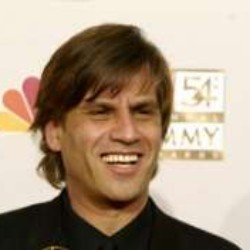
#> input picture bin/training-data/Aaron_Sorkin/Aaron_Sorkin_0001.jpg, 250 x 250 px
$ jupyter execute --allow-errors 'Aman Code.ipynb'   (shell and % lines are left out)   (older library calls are emulated)   (text cells are left out)
#> lines starting #> are read from the running program, lines starting #| are printed output that depends on the picture
[cell 1]
import sys
sys.version

# !python3 -c "import tensorflow as tf; print(tf.__version__)"
# !pip3 install opencv-python
# !pip3 install sklearn
# !pip3 install keras

# !python3 -m pip install Pillow
# from keras.preprocessing import image
# from PIL import Image
# from IPython.display import display, Image

# from IPython.display import display
# from PIL import Image as image

[cell 2]
## Loading Libraries
import warnings
warnings.simplefilter(action="ignore", category=FutureWarning)
from keras.applications.vgg16 import VGG16, preprocess_input
from keras.applications.vgg19 import VGG19, preprocess_input
from keras.applications.xception import Xception, preprocess_input
from keras.applications.resnet50 import ResNet50, preprocess_input
from keras.applications.inception_resnet_v2 import InceptionResNetV2, preprocess_input
from keras.applications.mobilenet import MobileNet, preprocess_input
from keras.applications.inception_v3 import InceptionV3, preprocess_input
from keras.preprocessing import image
from keras.models import Model
from keras.models import model_from_json
from keras.layers import Dense, Activation, Flatten
from keras.layers import Input
from sklearn.preprocessing import LabelEncoder
import numpy as np
import glob
import cv2
import h5py
import os
import json
import datetime
import time

[cell 3]
img_width, img_height = 224, 224
#> (the rest of this cell did not finish here and is left out)

[cell 4]
from keras.applications.resnet50 import decode_predictions
# print(decode_predictions(result))
#> (the rest of this cell did not finish here and is left out)

#> (a cell that did not finish here is left out)

#> (a cell that did not finish here is left out)

[cell 7]
from keras.preprocessing.image import ImageDataGenerator
#> (the rest of this cell did not finish here and is left out)

#> (a cell that did not finish here is left out)

[cell 9]
'''
custom_vgg_model.fit_generator(generator, steps_per_epoch=None, epochs=1, verbose=1, callbacks=None,
validation_data=None, validation_steps=None, class_weight=None, max_queue_size=10, workers=1,
use_multiprocessing=False, shuffle=True, initial_epoch=0)
'''
#> (the rest of this cell did not finish here and is left out)

#> (a cell that did not finish here is left out)

[cell 11]
'''
Based On Static image based Detection
'''

#https://askubuntu.com/questions/824834/how-to-install-dlib-for-python3-in-ubuntu-14-04
# !pip3 install dlib

# import required packages
import cv2
import dlib
import argparse
import time
# [10 lines of commented-out code are left out]

image_path = 'training-data/Aaron_Sorkin/Aaron_Sorkin_0001.jpg'
weight_path = 'mmod_human_face_detector.dat'


#### Initialization

# load input image
# image = cv2.imread(args.image)
image = cv2.imread(image_path)
#> image is the input picture: shape (250, 250, 3); mean B, G, R 130.4, 151, 170

if image is None:
    print("Could not read input image")
    exit()

# initialize hog + svm based face detector
#> (the rest of this cell did not finish here and is left out)

[cell 12]
# Face RecognitionPlus

import cv2

face_cascade = cv2.CascadeClassifier('HaarCascade/haarcascade_frontalface_default.xml') # We load the cascade for the face.
eye_cascade = cv2.CascadeClassifier('HaarCascade/haarcascade_eye.xml')
glass_cascade = cv2.CascadeClassifier('HaarCascade/haarcascade_eye_tree_eyeglasses.xml')
fullbody_cascade = cv2.CascadeClassifier('HaarCascade/haarcascade_fullbody.xml')
upperbody_cascade = cv2.CascadeClassifier('HaarCascade/haarcascade_upperbody.xml')
lowerbody_cascade = cv2.CascadeClassifier('HaarCascade/haarcascade_lowerbody.xml')
smile_cascade = cv2.CascadeClassifier('HaarCascade/haarcascade_smile.xml')
hand_cascade = cv2.CascadeClassifier('HaarCascade/hand.xml')
fist_cascade = cv2.CascadeClassifier('HaarCascade/fist.xml')
hand1_cascade = cv2.CascadeClassifier('HaarCascade/Hand.Cascade.1.xml')
palm_cascade = cv2.CascadeClassifier('HaarCascade/palm.xml')


def detect(gray, frame):
    faces = face_cascade.detectMultiScale(gray, scaleFactor=1.3, minNeighbors= 5)
    '''
    minSize=(30, 30),
    #flags=cv2.cv.CV_HAAR_SCALE_IMAGE
    '''

    for (x, y, w, h) in faces:
        font = cv2.FONT_HERSHEY_SIMPLEX
        cv2.putText(frame, 'This Face!', (x, y), font, 0.8, (255, 0, 0), 2, cv2.LINE_AA)
        cv2.rectangle(frame, (x, y), (x+w, y+h), (255, 0, 0), 2)
        roi_gray = gray[y:y+h, x:x+w]
        roi_color = frame[y:y+h, x:x+w]
        eyes = eye_cascade.detectMultiScale(roi_gray, 1.2, 4)
        for (ex, ey, ew, eh) in eyes:
            cv2.putText(frame, 'eye!', (x+ex, y+ey), font, 0.5, (0, 255, 0), 1, cv2.LINE_AA)
#             cv2.rectangle(roi_color,(ex, ey),(ex+ew, ey+eh), (0, 255, 0), 2)
            cv2.circle(roi_color,(int(ex + ew/2), int(ey+eh/2)), int(ew/2), (0, 255, 0), 2)
#         glass = glass_cascade.detectMultiScale(roi_gray, 1.2, 3)
#         for (ex, ey, ew, eh) in glass:
#             cv2.rectangle(roi_color,(ex, ey),(ex+ew, ey+eh), (0, 255, 0), 1.5)
        smile = smile_cascade.detectMultiScale(roi_gray, 1.2, 25)
        for (sx, sy, sw, sh) in smile:
            cv2.putText(frame, 'lips!', (x+sx, y+sy), font, 0.5, (0, 0, 255), 1, cv2.LINE_AA)
#             cv2.rectangle(roi_color,(ex, ey),(ex+ew, ey+eh), (0, 0, 255), 1)
#             cv2.circle(roi_color,(int(sx + sw/2), int(sy+sh/2)), int(sw/2), (0, 0, 255), 1)
            cv2.ellipse(roi_color,(int(sx + sw/2), int(sy+sh/2)),(int(sw/2),int(sh/2)), 0, 0, 360, (0, 0, 255), 1)
# [14 lines of commented-out code are left out]

    return frame # We return the image with the detector rectangles.

video_capture = cv2.VideoCapture(0) # We turn the webcam on.

while True: # We repeat infinitely (until break):
    _, frame = video_capture.read() # We get the last frame.
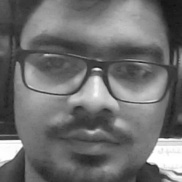
#> input picture bin/dataset/User.1.1.jpg, 182 x 182 px, given in place of the camera
#> frame is the input picture: shape (182, 182, 3); min 17, max 255, mean 110.8
#     print(frame)
    frame = cv2.flip(frame,1)
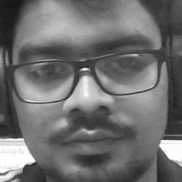
#> frame: shape (182, 182, 3); min 17, max 255, mean 110.8
    gray = cv2.cvtColor(frame, cv2.COLOR_BGR2GRAY) # We do some colour transformations.
    canvas = detect(gray, frame) # We get the output of our detect function.
#> in detect, `faces = face_cascade.detectMultiScale(gray, scaleFactor=1.3, minNeighb..`: faces = ()
    cv2.imshow('Video', canvas) # We display the outputs.
    if cv2.waitKey(1) & 0xFF == ord('q'): # If we type on the keyboard:
#> (key q is pressed here)
#> `frame = cv2.resize(frame, dsize=None, fx=0.5, fy=0.5)`:
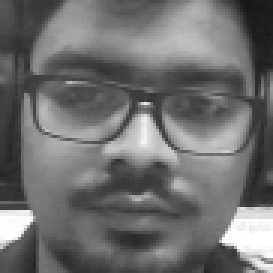
#> frame: shape (91, 91, 3) (shown 3 times larger); min 20, max 255, mean 110.9
#> `frame = cv2.flip(frame, 1)`:
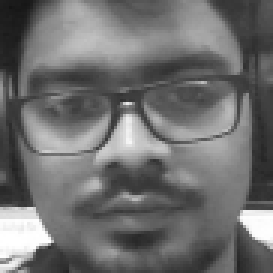
#> frame: shape (91, 91, 3) (shown 3 times larger); min 20, max 255, mean 110.9
        break # We stop the loop.

video_capture.release() # We turn the webcam off.
cv2.destroyAllWindows() # We destroy all the windows inside which the images were displayed.

[cell 13]
'''
Based On Real image based Face Detection
'''

import cv2, time, numpy as np
import dlib

weight_path = 'mmod_human_face_detector.dat'

face_cascade = cv2.CascadeClassifier('HaarCascade/haarcascade_frontalface_default.xml') # We load the cascade for the face.
eye_cascade = cv2.CascadeClassifier('HaarCascade/haarcascade_eye.xml')
glass_cascade = cv2.CascadeClassifier('HaarCascade/haarcascade_eye_tree_eyeglasses.xml')
fullbody_cascade = cv2.CascadeClassifier('HaarCascade/haarcascade_fullbody.xml')
upperbody_cascade = cv2.CascadeClassifier('HaarCascade/haarcascade_upperbody.xml')
lowerbody_cascade = cv2.CascadeClassifier('HaarCascade/haarcascade_lowerbody.xml')
smile_cascade = cv2.CascadeClassifier('HaarCascade/haarcascade_smile.xml')
hand_cascade = cv2.CascadeClassifier('HaarCascade/hand.xml')
fist_cascade = cv2.CascadeClassifier('HaarCascade/fist.xml')
hand1_cascade = cv2.CascadeClassifier('HaarCascade/Hand.Cascade.1.xml')
palm_cascade = cv2.CascadeClassifier('HaarCascade/palm.xml')


# [55 lines left out: function detect_Haar, not called in this run]


def detect_HOG(gray, frame, SaveFace = False):
    faceimageshape = (280, 320)
    DetectedFace = np.zeros((faceimageshape[1], faceimageshape[0]), np.uint8)
    start = time.time()
    # initialize hog + svm based face detector
    hog_face_detector = dlib.get_frontal_face_detector()
    faces = hog_face_detector(gray, 1)
    end = time.time()
    for face in faces:
        x = face.left()
        y = face.top()
        w = face.right() - x
        h = face.bottom() - y
        cv2.putText(frame, text = 'HOG Detector' +  format(end - start, '.2f') + 's',
                    org =(x, y), fontFace = cv2.FONT_HERSHEY_SIMPLEX, fontScale = 0.5,
                    color = (0, 0, 255), thickness = 2, lineType = cv2.LINE_AA)
        cv2.rectangle(frame, pt1 = (x,y), pt2 = (x+w,y+h), color = (0,0,255),
                      thickness = 2, lineType = cv2.LINE_AA)
        print((x,y), (x+w,y+h))
        if len(faces) > 0:
            print("WWWWW", (x,x+w), '__', (y,y+h))
            DetectedFace = cv2.resize(gray[int(x):int(x+w), int(y):int(y+h)], dsize = faceimageshape)
            if SaveFace: cv2.imwrite(filename = 'WebcamExtractedFaces/SaveFace_HOG_' + str(int(time.time())) + '.jpg', img = DetectedFace) ## int time to have less number of images ##smaller image is saved
            # break
    return frame, DetectedFace


# [24 lines left out: function detect_CNN, not called in this run]


# ## Haar Cascade ----Mixing is not Done because of the latency
# video_capture = cv2.VideoCapture(0) # We turn the webcam on.
# if(not video_capture.isOpened()):
#     print('Error Camera')
# saveFace = None
# while True: # We repeat infinitely (until break):
# #     _, frame = video_capture.read() # We get the last frame.
# #     print(frame)
#     retval, frame = video_capture.read() # We get the last frame.
#     if retval == False:
#         break # Exit if video has ended
#     elif retval ==True:

# #         mask = np.zeros_like(frame)  # init mask
# #         contours = find_contours(frame)
# #         plates, plates_images, mask = find_plate_numbers(frame, contours, mask)
# #         processed_frame = cv2.add(frame, mask)  # Apply the mask to image
# #         cv2.imshow('frame', processed_frame)


#         ## To Pace Thing up -- almost real time
#         frame = cv2.resize(frame, dsize=None, fx=0.5, fy=0.5)
#         frame = cv2.flip(frame, 1)
#         gray = cv2.cvtColor(frame, cv2.COLOR_BGR2GRAY) # We do some colour transformations.

#         # print('Frame Shape:',frame.shape) ## Colored Image
#         # print('Gray Shape:', gray.shape)  ## Grey Image

#         canvas, grey_face_canvas = detect_Haar(gray, frame, SaveFace = True)

#         canvas = cv2.resize(canvas, dsize=None, fx=3, fy=3) ## To increase Size Again
#         cv2.imshow('Video: Haar Cascade Based Face  Detection', canvas)
#         cv2.imshow('Video: Haar Cascade Based Detected  Face', grey_face_canvas)
#         if cv2.waitKey(1) & 0xFF == ord('q'): # If we type on the keyboard:
#             video_capture.release() # We turn the webcam off.
#             cv2.destroyAllWindows() # We destroy all the windows inside which the images were displayed.
#             break # We stop the loop.


## Haar/HOG/CNN based Face Detection
WhichDetectorToUse = 'HOG'

video_capture = cv2.VideoCapture(0)
if(not video_capture.isOpened()):
    print('Error Camera')
#> (the rest of this cell did not finish here and is left out)

[cell 14]
'''
Motion Detection:
https://github.com/RobinDavid/Motion-detection-OpenCV/blob/master/MotionDetector.py :::: Too Many Error To Resolve -----> HEnce Ignnoring
https://www.pyimagesearch.com/2015/05/25/basic-motion-detection-and-tracking-with-python-and-opencv/ ------>>>>>  Implemented
http://www.steinm.com/blog/motion-detection-webcam-python-opencv-differential-images/     ---------->>>> Impplemented
'''
import cv2

def differentialImage(t0, t1, t2):
    d1 = cv2.absdiff(t2, t1)
    d2 = cv2.absdiff(t1, t0)
    return cv2.bitwise_and(d1, d2)

video_capture = cv2.VideoCapture(0)

winName = "Movement Indicator"
cv2.namedWindow(winName, cv2.WINDOW_AUTOSIZE) #,cv2.WINDOW_NORMAL

# Read three images first:
t_minus = cv2.cvtColor(video_capture.read()[1], cv2.COLOR_RGB2GRAY)
t = cv2.cvtColor(video_capture.read()[1], cv2.COLOR_RGB2GRAY)
t_plus = cv2.cvtColor(video_capture.read()[1], cv2.COLOR_RGB2GRAY)

while True:
    cv2.imshow(winName, differentialImage(t_minus, t, t_plus))
#> in differentialImage, `d1 = cv2.absdiff(t2, t1)`: d1: shape (182, 182); every value is 0
    #cv2.imwrite("image.png", diffImg(t_minus, t, t_plus))

    # Read next image
    t_minus = t
    t = t_plus
    t_plus = cv2.cvtColor(video_capture.read()[1], cv2.COLOR_RGB2GRAY)

    if cv2.waitKey(1) & 0xFF == ord('q'):
#> (key q is pressed here)
        video_capture.release()
        cv2.destroyAllWindows()
        break

print('Camera Turning Off')

[cell 15]
'''
Motion Detection ---+ mask + Face Detection Integration (add +20% more area around Face)
'''

import cv2, numpy as np, sys

def differentialImage(t0, t1, t2):

    # compute the absolute difference between the current frame and
    frameDelta_d1 = cv2.absdiff(t2, t1)
    thresh_d1 = cv2.threshold(frameDelta_d1, 20, 255, cv2.THRESH_BINARY)[1]
    frameDelta_d2 = cv2.absdiff(t1, t0)
    thresh_d2 = cv2.threshold(frameDelta_d2, 20, 255, cv2.THRESH_BINARY)[1]

    # dilate the thresholded image to fill in holes, then find contours on thresholded image
    # Taking a matrix of size 5 as the kernel
    kernel = np.ones((1,1), np.uint8)

    thresh_d1 = cv2.dilate(thresh_d1, kernel, iterations=2)
    cnts1 = cv2.findContours(thresh_d1.copy(), cv2.RETR_EXTERNAL, cv2.CHAIN_APPROX_SIMPLE)
#> cnts1 = 0 contours
    #cnts1 = cnts1[0] if imutils.is_cv2() else cnts1[1]
    thresh_d2 = cv2.dilate(thresh_d2, kernel, iterations=2)
    cnts2 = cv2.findContours(thresh_d2.copy(), cv2.RETR_EXTERNAL, cv2.CHAIN_APPROX_SIMPLE)
#> cnts2 = 0 contours
    #cnts2 = cnts2[0] if imutils.is_cv2() else cnts2[1]

#     return cv2.bitwise_and(frameDelta_d1, frameDelta_d2)
    return cv2.bitwise_or(thresh_d1, thresh_d2)
#     return cv2.bitwise_or(cnts1, cnts2)


print('Camera Turning On')
video_capture = cv2.VideoCapture(0)
if(not video_capture.isOpened()):
    print('Error Camera')
    sys.exit(1)

# Read three images first:
t_minus = cv2.cvtColor(video_capture.read()[1], cv2.COLOR_RGB2GRAY)
t = cv2.cvtColor(video_capture.read()[1], cv2.COLOR_RGB2GRAY)
t_plus = cv2.cvtColor(video_capture.read()[1], cv2.COLOR_RGB2GRAY)

# t_minus = cv2.GaussianBlur(t_minus, (21, 21), 0)
# t = cv2.GaussianBlur(t, (21, 21), 0)
# t_plus = cv2.GaussianBlur(t_plus, (21, 21), 0)

while True:
    retval, frame = video_capture.read()
    if retval == False:
        break
    elif retval ==True:


        cv2.imshow('Movement Indicator', differentialImage(t_minus, t, t_plus))
        #cv2.imwrite("image.png", diffImg(t_minus, t, t_plus))
        ## Read next image
        t_minus = t
        t = t_plus
        t_plus = cv2.cvtColor(video_capture.read()[1], cv2.COLOR_RGB2GRAY)

# [19 lines of commented-out code are left out]
        if cv2.waitKey(1) & 0xFF == ord('q'):
#> (key q is pressed here)
            print('Camera Turning Off')
            video_capture.release()
            cv2.destroyAllWindows()
            break

[cell 16]
import numpy as np
import cv2

cap = cv2.VideoCapture(0)
cap.set(3,640) # set Width
cap.set(4,480) # set Height

while(True):
    ret, frame = cap.read()
#     frame = cv2.flip(frame, -1) # Flip camera vertically
    frame = cv2.flip(frame, 1) # Flip camera horizontally
    gray = cv2.cvtColor(frame, cv2.COLOR_BGR2GRAY)

    cv2.imshow('frame', frame)
    cv2.imshow('gray', gray)

    k = cv2.waitKey(30) & 0xff
#> (key q is pressed here)
    if k == 27: # press 'ESC' to quit
        break

cap.release()
cv2.destroyAllWindows()

[cell 17]
import numpy as np
import cv2

# faceCascade = cv2.CascadeClassifier('Cascades/haarcascade_frontalface_default.xml')
face_cascade = cv2.CascadeClassifier('HaarCascade/haarcascade_frontalface_default.xml')

cap = cv2.VideoCapture(0)
cap.set(3,640) # set Width
cap.set(4,480) # set Height

while True:
    ret, img = cap.read()
    img = cv2.flip(img, 1)
    gray = cv2.cvtColor(img, cv2.COLOR_BGR2GRAY)
    faces = face_cascade.detectMultiScale(gray, scaleFactor=1.3, minNeighbors= 5, minSize=(20, 20))
#> faces = ()

    for (x,y,w,h) in faces:
        cv2.rectangle(img,(x,y),(x+w,y+h),(255,0,0),2)
        roi_gray = gray[y:y+h, x:x+w]
        roi_color = img[y:y+h, x:x+w]
#> this loop made 0 passes

    cv2.imshow('video',img)

    k = cv2.waitKey(30) & 0xff
#> (key q is pressed here)
#> the answer given: dataset/User.1.1.jpg
    if k == 27: # press 'ESC' to quit
        break

cap.release()
cv2.destroyAllWindows()

[cell 18]
import cv2
import os,  sys
import pandas as pd
import glob, time


def CapturePersonFaceImages(dirToSaveImageIn, perFaceId):
    '''

    '''
#> called with dirToSaveImageIn = 'dataset/', perFaceId = 1

    cam = cv2.VideoCapture(0)
    cam.set(3, 640) # set video width
    cam.set(4, 480) # set video height

    # face_detector = cv2.CascadeClassifier('haarcascade_frontalface_default.xml')
    face_cascade = cv2.CascadeClassifier('HaarCascade/haarcascade_frontalface_default.xml')

    print("\n [INFO] Initializing face capture. Look at the camera and wait ...")
    # Initialize individual sampling face count
    AllFiles = glob.glob(dirToSaveImageIn + 'User.{}.*.jpg'.format(perFaceId))
    ini_count = len(AllFiles) #0 if len(AllFiles) == 0 else 1
    count = 0

    while 0xFF == 255:
        ret, img = cam.read()
        cv2.putText(img, text = 'Press any button when ready!', org= (15, 60), fontFace = cv2.FONT_HERSHEY_SIMPLEX,
                fontScale = 1, color = (0, 0, 255), thickness = 1, lineType = cv2.LINE_AA)
        cv2.imshow('image', img)
        time.sleep(0.1)
        if  cv2.waitKey(100) & 0xff != 255:
#> (key q is pressed here)
            break

    while(True):
        ret, img = cam.read()
        img = cv2.flip(img, 1)
        gray = cv2.cvtColor(img, cv2.COLOR_BGR2GRAY)
        cv2.putText(img, text = 'Please look at the camera!', org= (15, 30), fontFace = cv2.FONT_HERSHEY_SIMPLEX,
                        fontScale = 1, color = (0, 0, 255), thickness = 1, lineType = cv2.LINE_AA)
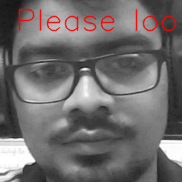
#> img: shape (182, 182, 3); mean B, G, R 108.9, 108.9, 112.5
        faces = face_cascade.detectMultiScale(gray, scaleFactor=1.3, minNeighbors= 5, minSize=(20, 20))
#> faces = ()
        for (x,y,w,h) in faces:
            print((x,y))
            cv2.rectangle(img, (x,y), (x+w,y+h), (255,0,0), 2)
            cv2.imshow('image', img) ## frame  stops if  face is not visbile
        cv2.imshow('image', img) ## frame keep on showing
        if len(faces) > 0:
            # DetectedFace = cv2.resize(gray[x:x+w, y:y+h], dsize = faceimageshape)
            count += 1
            print('Image {} Taken'.format(str(count)))
            time.sleep(0.1)
            # Save the captured image into the datasets folder
            cv2.imwrite(dirToSaveImageIn + 'User.' + str(perFaceId) + '.' + str(ini_count+count) + ".jpg", gray[y:y+h,x:x+w])

#         if cv2.waitKey(100) & 0xff != 255:

        k = cv2.waitKey(100) & 0xff # Press 'ESC' for exiting video
#> (key q is pressed here)
        if k == 27:
            break
        elif count >= 30: # Take 30 face sample and stop video
             break

    # Do a bit of cleanup
    print("\n [INFO] Exiting Program and cleanup stuff")
    cam.release()
    cv2.destroyAllWindows()


# Path for face image database
path = 'dataset/'
personIdMapFile_path = 'MappingFaceToId.csv'


# For each person, enter one numeric face id
personFirName = input('\n Enter user First name: ')# Hit Enter<return> at the end. #input('\n enter user id end press <return> ==>  ')
personLasName = input('\n Enter user Last name: ')
personName = '_'.join([personFirName, personLasName, 'id0'])
#print(personName)

if os.path.exists(personIdMapFile_path):
    perMap = pd.read_csv(personIdMapFile_path)
    if personName in list(perMap['PersonName']):
        ## if person name is already present add more data to it
        print('\nThis Person Nane is already present in the DB')
        action = input('Type "SamePerson" to add more data to this person profile or "Exit" to exit or "NewPerson" to add information for a new person having same name')
        if action == 'SamePerson':
            face_id = perMap.loc[perMap['PersonName']==personName, 'ID'][0]
            CapturePersonFaceImages(path, face_id)
        elif action == 'NewPerson':
            pVal = sum(perMap['PersonName'] == personName) + 1
            personName = '_'.join([personName.split('_')[0], personName.split('_')[1], 'id'+str(pVal)])
            face_id = perMap.shape[0] + 1
            perMap = perMap.append({'ID':face_id, 'PersonName':personName}, ignore_index=True)
            CapturePersonFaceImages(path, face_id)
        else:
            sys.exit('User Selected the exit command, when name of the person was matching.')
    else:
        ## adding impformation about new person
        print('\nAdding facial Information of a new person')
        face_id = max(perMap['ID']) + 1 ## other just get the length of the df
        perMap = perMap.append({'ID':face_id, 'PersonName':personName}, ignore_index=True)
        CapturePersonFaceImages(path, face_id)
else:
    ## This is the first iteration creating mmapping dataset
    perMap = pd.DataFrame({'ID':1, 'PersonName':personName}, columns=['ID', 'PersonName'],  index=[0])
    CapturePersonFaceImages(path, 1)

perMap.to_csv(personIdMapFile_path, index=False)
perMap.tail(5)

[cell 19]
cv2.waitKey(100) & 0xff
#> Out = 113

[cell 20]
import cv2
import numpy as np
from PIL import Image
import os

# Path for face image database
path = 'dataset'
model_Saving_Path = 'trainer'

recognizer = cv2.face.LBPHFaceRecognizer_create()  ## requires to install: pip3 install opencv-contrib-python
detector = cv2.CascadeClassifier('HaarCascade/haarcascade_frontalface_default.xml')

# function to get the images and label data
def getImagesAndLabels(path):
#> called with path = 'dataset'
    imagePaths = [os.path.join(path,f) for f in os.listdir(path)]
    faceSamples=[]
    ids = []
    for imagePath in imagePaths:
        PIL_img = Image.open(imagePath).convert('L') # convert it to grayscale
        img_numpy = np.array(PIL_img,'uint8')
        id = int(os.path.split(imagePath)[-1].split(".")[1])
#         id = int(os.path.split(imagePath)[-1].split(".")[-2])
        faces = detector.detectMultiScale(img_numpy)
#> faces = [[10, 9, 166, 166]]
        for (x,y,w,h) in faces:
            faceSamples.append(img_numpy[y:y+h,x:x+w])
            ids.append(id)
#> this loop made 1 pass
#> after the loop, faceSamples = 1 item; ids = [1]
    return faceSamples,ids

print ("\n [INFO] Training faces. It will take a few seconds. Wait ...")
faces,ids = getImagesAndLabels(path)
#> faces = 1 item; ids = [1]
recognizer.train(faces, np.array(ids))

# Save the model into trainer/trainer.yml
#> (the rest of this cell did not finish here and is left out)
